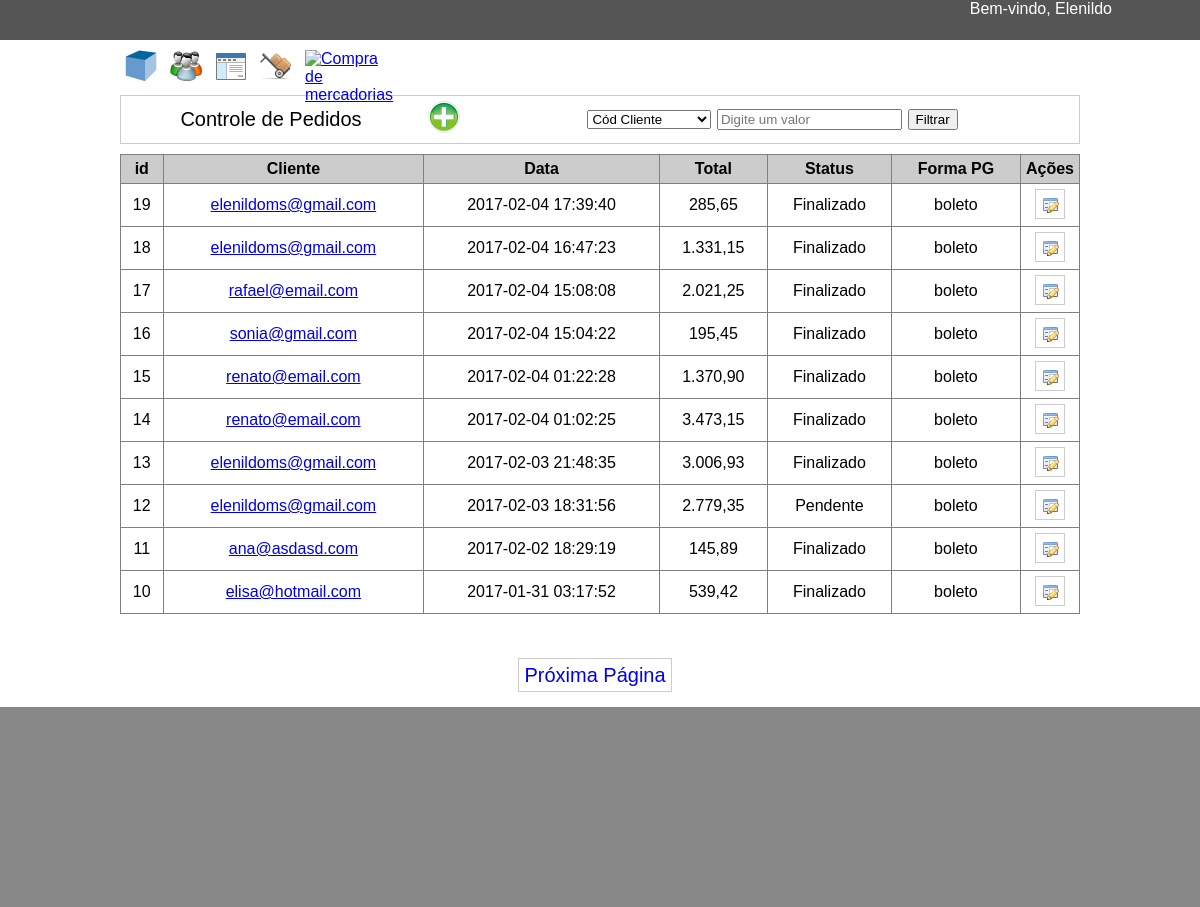
Page /admin/pedidos.php (signed in) on the committed database.
### tables this page shows
CREATE TABLE `pedidos` (
  `id` bigint(20) UNSIGNED NOT NULL,
  `id_cliente` int(11) NOT NULL,
  `data` timestamp NOT NULL DEFAULT CURRENT_TIMESTAMP,
  `subtotal` float NOT NULL,
  `frete` float NOT NULL,
  `desconto` float NOT NULL,
  `total` float NOT NULL,
  `status` varchar(10) NOT NULL,
  `formapg` varchar(10) NOT NULL
);

CREATE TABLE `clientes` (
  `id` bigint(20) UNSIGNED NOT NULL,
  `email` varchar(128) NOT NULL,
  `nome` varchar(64) NOT NULL,
  `sobrenome` varchar(64) NOT NULL,
  `senha` varchar(32) NOT NULL,
  `ativo` tinyint(1) NOT NULL DEFAULT '1',
  `data` timestamp NOT NULL DEFAULT CURRENT_TIMESTAMP,
  `cpf` varchar(14) NOT NULL,
  `celular` varchar(15) NOT NULL,
  `telefone` varchar(15) NOT NULL,
  `cep` varchar(10) NOT NULL,
  `rua` varchar(128) NOT NULL,
  `numero` varchar(6) NOT NULL,
  `bairro` varchar(128) NOT NULL,
  `cidade` varchar(64) NOT NULL,
  `uf` varchar(2) NOT NULL
);

### admin/pedidos.php (the view, shortened to what this page needs)
<!DOCTYPE html>
<?php include_once "../inc_conexao.php"; ?>
<?php
	$total = isset($_GET["total"])? $_GET["total"] : 0;
	$busca = isset($_GET["valor"])? $_GET["valor"] : "";
	$campo = isset($_GET["campo"])? $_GET["campo"] : "";
	if(isset($_GET["busca"])){
		$busca = $_GET["busca"];
		if($busca == ""){
			$total = 0;
		}
	}else{
		$sql = "SELECT id FROM pedidos";
		$res = mysqli_query($conexao, $sql)or die(mysql_error());
		$total = mysqli_num_rows($res);
	}
?>
<html>
	<head>
		<link rel="stylesheet" href="css/estilo_adm.css">
	</head>
	<body>
		<div class="container">
			<div class="navbar_adm">
				<div style="float:left; width:300px; padding-top:12px;">
					<span>Controle de Pedidos</span>
				</div>
				<div class="barra_btn">
					<a href="produto.php?op=novo"><img src="img/add.png" title="Novo"></a>
				</div>
				<form method="GET" action="" style="padding-top:10px;">
					<select name="campo">
						<option value="id_cliente">Cód Cliente</option>
					</select>
					<input type="text" placeholder="Digite um valor" name="busca">
					<button type="submit">Filtrar</button>
				</form>
			</div>
			<div class="listagem">
				<table cellpadding="5px" border="1" width="100%" style="border-collapse:collapse;">
					<tr bgcolor="#ccc">
						<th>id</th>
						<th>Cliente</th>
						<th>Data</th>
						<th>Total</th>
						<th>Status</th>
						<th>Forma PG</th>
						<th colspan="2">Ações</th>
					</tr>
				<?php
					if( isset( $_GET['pagina'] ) && (int)$_GET['pagina'] >= 1)
						$pagina = (int)$_GET['pagina'];
					else
						$pagina = 1;
					$limite = 10;
					$offset = $limite * ($pagina-1);
					if($busca != "")
						$sql = "SELECT c.id as id_cli, c.email as cliente ,p.*
						FROM clientes c, pedidos p
						WHERE {$campo}='{$busca}' and c.id = p.id_cliente
						ORDER BY id DESC LIMIT {$limite} OFFSET {$offset}";
					else
						$sql = "SELECT c.id as id_cli, c.email as cliente ,p.*
						FROM clientes c, pedidos p
						WHERE c.id = p.id_cliente
						ORDER BY id DESC LIMIT {$limite} OFFSET {$offset}";
					$resultado = mysqli_query($conexao, $sql) or die(mysql_error());
					$total_paginas = ceil($total / $limite) ;
					while($registro = mysqli_fetch_assoc($resultado)){
						$id = $registro["id"];
				?>
						<tr align="center" <?php echo ($registro["status"] == 'Cancelado')?'style="background:#f3d399"':'' ?>>
							<td><?= $id ?></td>
							<td><a href="cliente.php?id=<?= $registro['id_cli']?>"><?= $registro["cliente"]?><a></td>
							<td><?= $registro["data"]?></td>
							<td><?= number_format($registro["total"],'2',',','.') ?></td>
							<td><?= $registro["status"]?></td>
							<td><?= $registro["formapg"]?></td>
							<td width="25px">
								<form method="get" action="det_pedido.php">
									<button type="submit" style="background: url('img/edit.png') no-repeat 5px 5px; width:30px; height:30px; border:1px solid #ccc;"></button>
								</form>
							</td>
						</tr>
				<?php
					}
				?>
				</table>
			</div>
			<div class="barra_busca">
				<div style="padding-top:10px; padding-bottom:10px; text-align:center">
				<?php
				if($pagina < $total_paginas){
				?>
					<a href="?total=<?= $total?>&valor=<?= $busca ?>&campo=<?= $campo?>&pagina=<?= $pagina+1; ?>" style="text-decoration:none;">
						<span class="botao_pag" > Próxima Página </span>
					</a>
				<?php }?>
				</div>
			</div>
		</div>
	</body>
</html>

### admin/css/estilo_adm.css (style rules this page uses)
* { margin:0; font-family: Arial }
.container { margin:0 auto; width:80%; margin-top:10px; margin-bottom:10px; }
.barra_topo { width:100%; height:40px; background-color:#555; margin-bottom:5px; }
.barra_adm { margin:0 auto; width:80%; height:40px; }
.barra_btn { width:35px; height:35px; padding:5px; float:left; }
.navbar_adm { text-align:center; border:1px solid #ccc; font-size:20px; height:47px; }
.rodape { width:100%; height:200px; background-color:#888; float:left; }
.listagem { margin-top:10px; min-height:500px; width:100%; }
.botao_pag { font-size:20px; padding:5px; border:1px solid #ccc; margin-right:10px; }

### rows in the picture
pedidos: id "19", id_cliente.email "elenildoms@gmail.com", data "2017-02-04 17:39:40", total "285,65", status "Finalizado", formapg "boleto"
pedidos: id "18", id_cliente.email "elenildoms@gmail.com", data "2017-02-04 16:47:23", total "1.331,15", status "Finalizado", formapg "boleto"
pedidos: id "17", id_cliente.email "rafael@email.com", data "2017-02-04 15:08:08", total "2.021,25", status "Finalizado", formapg "boleto"
pedidos: id "16", id_cliente.email "sonia@gmail.com", data "2017-02-04 15:04:22", total "195,45", status "Finalizado", formapg "boleto"
pedidos: id "15", id_cliente.email "renato@email.com", data "2017-02-04 01:22:28", total "1.370,90", status "Finalizado", formapg "boleto"
pedidos: id "14", id_cliente.email "renato@email.com", data "2017-02-04 01:02:25", total "3.473,15", status "Finalizado", formapg "boleto"
pedidos: id "13", id_cliente.email "elenildoms@gmail.com", data "2017-02-03 21:48:35", total "3.006,93", status "Finalizado", formapg "boleto"
pedidos: id "12", id_cliente.email "elenildoms@gmail.com", data "2017-02-03 18:31:56", total "2.779,35", status "Pendente", formapg "boleto"
pedidos: id "11", id_cliente.email "ana@asdasd.com", data "2017-02-02 18:29:19", total "145,89", status "Finalizado", formapg "boleto"
pedidos: id "10", id_cliente.email "elisa@hotmail.com", data "2017-01-31 03:17:52", total "539,42", status "Finalizado", formapg "boleto"
